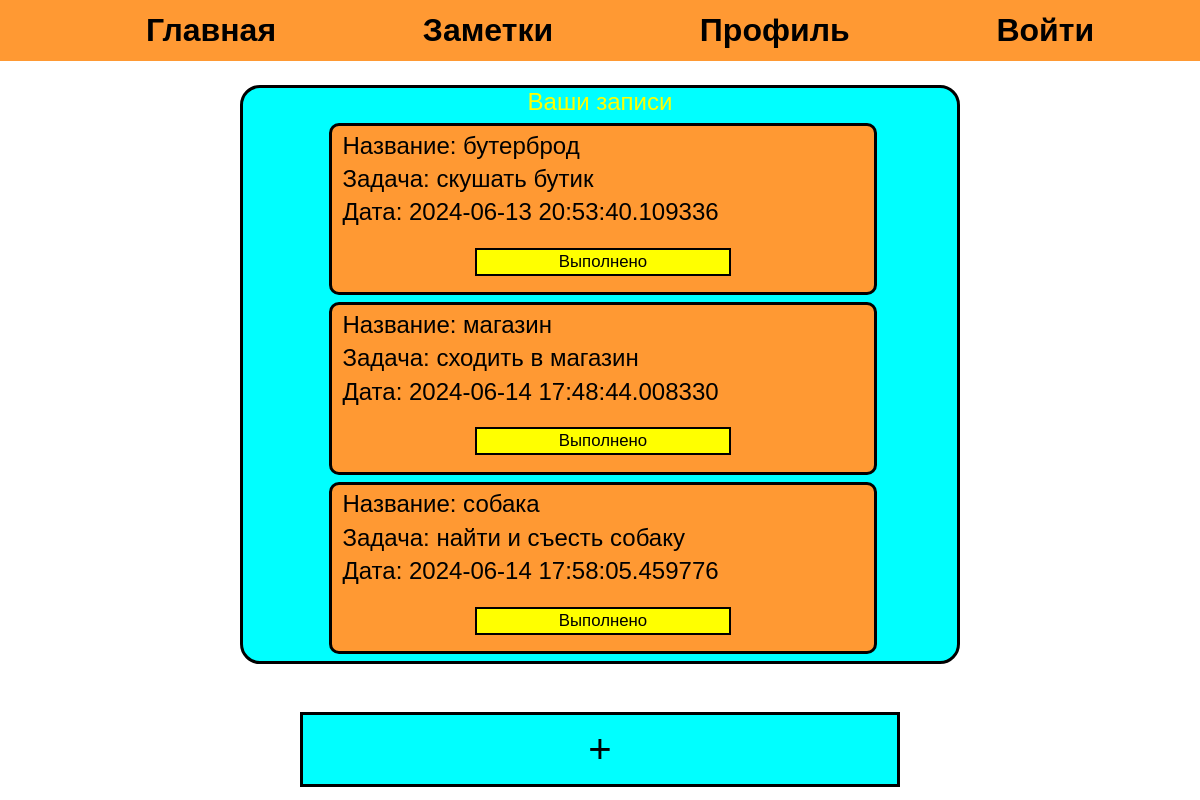
The app's page /notes (signed in) with its own data.
### main.py (models this page shows, shortened)
class Notes(db.Model):
    __tablename__ = 'notes'
    id = db.Column(db.Integer, primary_key=True)
    note_id = db.Column(db.Integer, db.ForeignKey('users.id_'))
    title = db.Column(db.String(20), nullable=False)
    task = db.Column(db.String(150), nullable=False)
    time = db.Column(db.DateTime, default=datetime.datetime.utcnow)

### main.py (the view, shortened to what this page needs)
@app.route('/notes', methods=['GET', 'POST'])
@login_required
def notes():
    form = AddNote()
    user = UserLogin().get_user_by_email(session['email'], Users)
    all_notes = Notes.query.filter_by(note_id=user.id_).all()
    return render_template('notes.html', title='заметки', menu=main_menu, form=form, notes=all_notes)

### main.py (called while the page is built)
@login_manager.user_loader
def load_user(user_id):
    return UserLogin().from_db(user_id, Users)

### users.py (called while the page is built)
    def from_db(self, user_id, db):
        try:
            self.__user = db.query.filter_by(id_=user_id)
        except Exception as error:
            print(f'ХУЕТА {error}')
        return self

    @staticmethod
    def get_user_by_email(email, db):
        user = False
        try:
            user = db.query.filter_by(email=email).first()
        except Exception as error:
            print(f'ошибочка в get_user_by_email {error}')
        return user

### templates/notes.html (shortened to what this page needs)
{% extends 'forms.html' -%}
{% block content -%}
{{ super() }}
<div class="my_notes">
    <p style="color: yellow;">Ваши записи</p>
    {% for note in notes -%}
    <form action="/complite/{{note.id}}" method="post">
        <div class="note">
            <p class="note_text">Название: {{note.title}}</p>
            <p class="note_text">Задача: {{note.task}}</p>
            <p class="note_text">Дата: {{note.time}}</p>
            <button id="complite_button" type="submit">Выполнено</button>
        </div>
    </form>
    {% endfor -%}
</div>
<div id="add_button">
    <button onclick="open_form()" class="add_note_button">+</button>
</div>
{% endblock content -%}

### templates/forms.html (shortened to what this page needs)
<!doctype html>
<html lang="ru">
<head>
    <link rel="stylesheet" type="text/css" href="{{ url_for('static', filename='css/styles.css') }}">
</head>
<body>
{% block content -%}
    {% block main_menu -%}
        <div class="menu">
            <ul>
                {% for m in menu -%}
                <li class="mainmenu"><a href="{{ m.url }}" class="menu_a">{{ m.title }}</a></li>
                {% endfor -%}
            </ul>
        </div>
    {% endblock main_menu -%}
{% endblock content -%}
</body>
</html>

### static/css/styles.css (style rules this page uses)
* { margin: 0%; font-family: 'Montserrat', sans-serif; text-align: center; }
.menu { padding: 1%; background-color: #FF9933; text-align: center; }
.mainmenu { display: inline; margin-right: 5px; padding: 3px; margin: 6%; }
.menu_a { color: black; text-decoration: none; font-weight: bold; font-size: 200%; size: 50px; transition: 0.2s; }
#submit, #complite_button { margin: 3%; padding: 2px 15%; font-size: 70%; background-color: yellow; border: solid, black, 2px; transition: 0.2s; }
.add_note_button { width: 50%; font-size: 250%; background-color: aqua; padding: 1%; margin: 2%; margin-bottom: 0%; border: solid, black; transition: 0.2s; }
.my_notes { border-radius: 20px; border: solid, black; margin: 10% 20% 20%; margin-top: 2%; margin-bottom: 2%; text-align: center; font-size: 150%; background-color: aqua; min-width: 100px; }
.note { border-radius: 10px; border: solid, black; background-color: #FF9933; width: 76%; margin-left: 12%; margin-top: 1%; margin-bottom: 1%; }
.note_text { text-align: left; margin-left: 2%; margin-top: 1%; margin-bottom: 1%; }

### records on screen
Notes: title "бутерброд", task "скушать бутик", time "2024-06-13 20:53:40.109336"
Notes: title "магазин", task "сходить в магазин", time "2024-06-14 17:48:44.008330"
Notes: title "собака", task "найти и съесть собаку", time "2024-06-14 17:58:05.459776"

### other values on screen
{{ m.title }} "Главная" "Заметки" "Профиль" "Войти"
